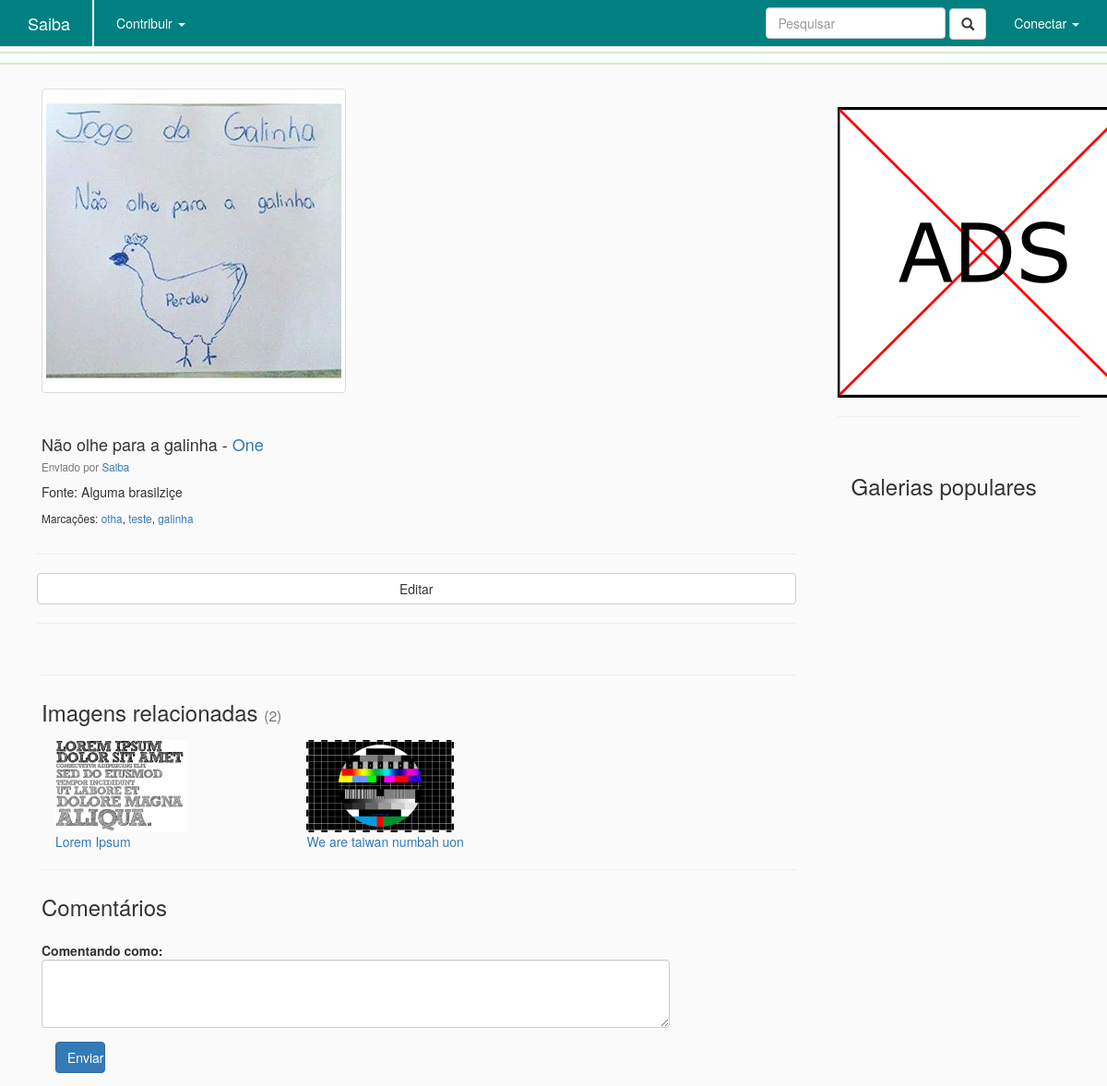
The page /galeria/imagem/4/ on the database its author committed.
### gallery/models.py (models this page shows, shortened)
class Image(models.Model):
    author      = models.ForeignKey(User, blank=True)
    title       = models.CharField(max_length=250)
    date        = models.DateTimeField(default=datetime.datetime.now, blank=True)
    date_origin = models.CharField(max_length=100, blank=True)
    source      = models.CharField(max_length=250)
    tags        = models.ManyToManyField('home.Tag', blank=True)
    entry       = models.ForeignKey(Entry, on_delete=models.CASCADE, related_name="images")
    hidden      = models.BooleanField(default=False)
    file        = models.ImageField(blank=True, upload_to='icon/')
    description = models.TextField(max_length=250, blank=True)
    state       = models.ForeignKey(State, on_delete=models.CASCADE, default=1)
    trending_points = models.IntegerField(default=0)

### entry/models.py (models this page shows, shortened)
class Entry(models.Model):
    author                  = models.ForeignKey(User, default=1)
    title                   = models.CharField(max_length=250)
    slug                    = models.SlugField(max_length=250, default="", blank=True)
    status                  = models.ForeignKey(Status, default=1)
    category                = models.ForeignKey(Category, default=1)
    type                    = models.CharField(max_length=100, blank=True)
    date_origin             = models.CharField(max_length=100, blank=True)
    origin                  = models.CharField(max_length=100)
    icon                    = models.ImageField(blank=True, upload_to='icon/')
    hidden                  = models.BooleanField(default=False)
    images_locked           = models.BooleanField(default=False)
    videos_locked           = models.BooleanField(default=False)
    comments_locked         = models.BooleanField(default=False)
    tags                    = models.ManyToManyField('home.Tag', blank=True)
    trending_points         = models.IntegerField(default=0)
    editorship              = models.ManyToManyField('profile.Profile', blank=True)
    class Meta:
        verbose_name_plural = "entries"

### home/models.py (models this page shows, shortened)
class Tag(models.Model):
    label   = models.CharField(max_length=2500, blank=True)
    hidden  = models.BooleanField(default=False)

### gallery/views.py (the view)
# urls.py: url(r'^imagem/(?P<image_id>[0-9]+)/$', views.image_detail, name='image_detail'),
def image_detail(request, image_id):
    image = get_object_or_404(Image, pk=image_id)
    related_images = Image.objects.filter(hidden=False, tags__in=image.tags.all()).\
                        annotate(num_common_tags=Count('pk')).order_by('-num_common_tags').exclude(pk=image.pk)[:5]
    context = { 'image'         : image,
                'type'          : 'image',
                'id'            : image.pk,
                'related_images': related_images}
    return render(request, 'gallery/image.html', context)

### gallery/templates/gallery/image.html (shortened to what this page needs)
﻿{% extends 'home/base.html' %}
{% block body %}
    <section id="conteudo" class="container col-md-9">
        <img id="imagem" class='media-object img-thumbnail' src='{{ image.file.url }}' style="max-height: 100%; max-width: 100%;">
    </section>
    <section id="informacao" class="container media col-md-12">
        <h3>
            {{ image.title }} - <a href="{% url 'entry:detail' image.entry.slug %}">{{image.entry.title}}</a><br/>
            <small>Enviado por <a href="{% url 'profile:detail' image.author.profile.slug %}">{{ image.author.username }}</a></small>
        </h3>
        <p>Fonte: {{ image.source }}</p>
        <p><small>Marcações: {% if image.tags.all|length > 0 %}{% for tag in image.tags.all %}<a href="{% url 'home:navbar_search' %}?q={{ tag.label }}&type=image">{{ tag.label }}</a>{% if not forloop.last %}, {% endif %}{% endfor %}{% else %} <em style="color:gray;">Nenhuma</em>{% endif %}</small></p>
    </section>
    <div class="media-right media-middle col-md-12">
        <hr>
        <div class="btn-group btn-group-justified" role="group" aria-label="...">
            <div class="btn-group" role="group">
                <button type='button' class='btn btn-default' onclick="location.href='{% url 'gallery:image_edit' image.pk %}'">Editar</button>
            </div>
        </div>
        <hr>
    </div>
    <section id="relacionados" class="container media col-md-12"><hr/>
        <h2>Imagens relacionadas <small>({{ related_images|length }})</small></h2>
        {% for related_image in related_images %}
            <div class='inline-block col-md-4'>
                <a href="{% url 'gallery:image_detail' related_image.id %}"><img class='media-object' src='{{ related_image.file.url }}' alt='image.title' height='100'/></a>
                <a href="{% url 'gallery:image_detail' related_image.id %}">{{ related_image.title }}</a>
            </div>
        {% endfor %}
    </section>
    {% include "feedback/comment_section.html" %}
{% endblock %}

### home/templates/home/base.html (shortened to what this page needs)
﻿<!DOCTYPE html>
<html lang="pt-br">
    <head>
        {% load staticfiles %}
        <link rel="stylesheet" href="https://maxcdn.bootstrapcdn.com/bootstrap/3.3.6/css/bootstrap.min.css">
        <link rel="stylesheet" type="text/css" href="{% static 'home/style.css' %}"/>
        <link rel="stylesheet" type="text/css" href="{% static 'home/navbar.css' %}"/>
        <link rel="stylesheet" type="text/css" href="{% static 'home/base.css' %}"/>
    </head>
    <body>
        <nav id="saiba-navbar" class="navbar navbar-default navbar-fixed-top">
            <div class="container">
                <div class="navbar-header">
                    <a class="navbar-brand" href="{% url 'home:index' %}">Saiba</a>
                </div>
                <div id="navbar" class="navbar-collapse collapse">
                    <ul class="nav navbar-nav">
                        <li class="divider-vertical"></li>
                        <li class="dropdown">
                            <a href="#" class="dropdown-toggle" data-toggle="dropdown" role="button" aria-haspopup="true" aria-expanded="false">Contribuir <span class="caret"></span></a>
                        </li>
                    </ul>
                    <ul class="nav navbar-nav navbar-right">
                        <li>
                            <form class="navbar-form navbar-left" action="{% url 'home:navbar_search' %}" method="post">
                                <div class="form-group">
                                    <input id="navbar-search" name="q" type="text" class="form-control" placeholder="Pesquisar" autocomplete="off">
                                    <button type="submit" class="btn btn-default glyphicon glyphicon-search"></button>
                                </div>
                            </form>
                        </li>
                        {% if user.is_authenticated %}
                            <li class="dropdown">
                                <a href="#" class="dropdown-toggle" data-toggle="dropdown" role="button" aria-haspopup="true" aria-expanded="false">{{user.username}} <span class="caret"></span></a>
                                <ul class="navbox-subitem dropdown-menu">
                                    <li><a href="{% url 'profile:detail' user.profile.slug %}">Perfil</a></li>
                                    <li role="separator" class="divider"></li>
                                    <li><a href="{% url 'home:logout' %}">Sair</a></li>
                                </ul>
                            </li>
                        {% else %}
                            <li class="dropdown">
                                <a href="#" class="dropdown-toggle" data-toggle="dropdown" role="button" aria-haspopup="true" aria-expanded="false">Conectar <span class="caret"></span></a>
                            </li>
                        {% endif %}
                    </ul>
                </div>
            </div>
        </nav>
        <div class="">
            {% include "home/trending.html" %}
        </div>
        <div id="site-conteudo" class="col-md-12">
            <div id="site-contexto" class="col-md-9">
                {% block body %}
                {% endblock %}
            </div>
            <div id="sidebar" class="col-md-3">{% include "home/sidebar.html" %}</div>
        </div>
    </body>
</html>

### home/templates/home/trending.html (shortened to what this page needs)
<div id="trending_entries" class="col-md-12"></div>

### feedback/templates/feedback/comment_section.html (shortened to what this page needs)
﻿<section id="comentarios" class="container col-md-12">
    <hr/>
    <h2>Comentários</h2>
    <form id="comment-form" method="post" class="form-horizontal col-md-10" role="form" target="dummyframe">
        <div class="form-group">
            <label for="content" class="control-label">Comentando como:</label>
            <textarea name="content" class="form-control" id="post_content" rows="3"></textarea>
        </div>
        <button type="submit" class="btn btn-primary col-md-1" id="post-comment">Enviar</button>
    </form>
    <br/><br/><br/>
</section>

### home/templates/home/sidebar.html (shortened to what this page needs)
﻿<section id="ads">
    <img src="/media/ad_test.png" class='media-object'/>
</section>
<hr/>
<section id="galerias-populares" class="container media col-md-12">
    <h2>Galerias populares</h2>
</section>

### home/static/home/style.css (style rules this page uses)
#conteudo img, #conteudo iframe, #conteudo twitterwidget { margin-left: auto; margin-right: auto; display: inline-block; }
h2 { font-size: 24px; line-height: 40px; }
h3 { font-size: 18px; line-height: 40px; }

### home/static/home/base.css (style rules this page uses)
#saiba-navbar { background-color: teal; }
#saiba-navbar a { color: white; }
.divider-vertical { height: 30px; padding-top: 50px; margin: 0 9px; border-left: 1px solid #F2F2F2; border-right: 1px solid #FFF; }
#trending_entries { background-color: #faffff; padding: 5px 0px 5px 0px; border-width: 2px 0px 2px 0px; border-style: solid; border-color: #d7e7cf; }
#site-conteudo { margin-top: 20px; }

### rows shown on the page
Image: file (picture), title "Não olhe para a galinha", entry "One", author.username "Saiba", source "Alguma brasilziçe"
Tag: label "otha"
Tag: label "teste"
Tag: label "galinha"
Image: file (picture), title "Lorem Ipsum"
Image: file (picture), title "We are taiwan numbah uon"

### other values the page prints
{{ related_images|length }} "2"
